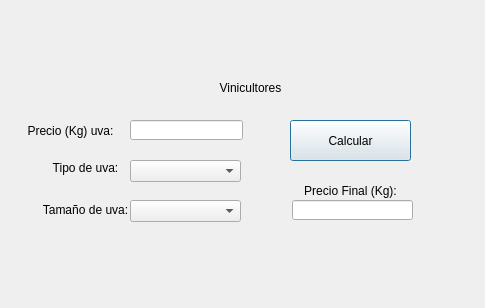
<?xml version="1.0" encoding="UTF-8"?>
<ui version="4.0">
 <class>Dialog</class>
 <widget class="QDialog" name="Dialog">
  <property name="geometry">
   <rect>
    <x>0</x>
    <y>0</y>
    <width>485</width>
    <height>308</height>
   </rect>
  </property>
  <property name="windowTitle">
   <string>Dialog</string>
  </property>
  <widget class="QComboBox" name="cb_tamano">
   <property name="geometry">
    <rect>
     <x>130</x>
     <y>200</y>
     <width>111</width>
     <height>22</height>
    </rect>
   </property>
  </widget>
  <widget class="QLabel" name="label_2">
   <property name="geometry">
    <rect>
     <x>20</x>
     <y>120</y>
     <width>101</width>
     <height>21</height>
    </rect>
   </property>
   <property name="text">
    <string>Precio (Kg) uva:</string>
   </property>
   <property name="alignment">
    <set>Qt::AlignCenter</set>
   </property>
  </widget>
  <widget class="QLineEdit" name="txt_final">
   <property name="geometry">
    <rect>
     <x>292</x>
     <y>200</y>
     <width>121</width>
     <height>20</height>
    </rect>
   </property>
   <property name="alignment">
    <set>Qt::AlignCenter</set>
   </property>
  </widget>
  <widget class="QComboBox" name="cb_tipo">
   <property name="geometry">
    <rect>
     <x>130</x>
     <y>160</y>
     <width>111</width>
     <height>22</height>
    </rect>
   </property>
  </widget>
  <widget class="QLabel" name="label_3">
   <property name="geometry">
    <rect>
     <x>300</x>
     <y>180</y>
     <width>101</width>
     <height>21</height>
    </rect>
   </property>
   <property name="text">
    <string>Precio Final (Kg):</string>
   </property>
   <property name="alignment">
    <set>Qt::AlignCenter</set>
   </property>
  </widget>
  <widget class="QLabel" name="label_4">
   <property name="geometry">
    <rect>
     <x>50</x>
     <y>160</y>
     <width>71</width>
     <height>16</height>
    </rect>
   </property>
   <property name="text">
    <string>Tipo de uva:</string>
   </property>
   <property name="alignment">
    <set>Qt::AlignCenter</set>
   </property>
  </widget>
  <widget class="QLabel" name="label">
   <property name="geometry">
    <rect>
     <x>210</x>
     <y>80</y>
     <width>81</width>
     <height>16</height>
    </rect>
   </property>
   <property name="text">
    <string>Vinicultores</string>
   </property>
   <property name="alignment">
    <set>Qt::AlignCenter</set>
   </property>
  </widget>
  <widget class="QLabel" name="label_5">
   <property name="geometry">
    <rect>
     <x>40</x>
     <y>200</y>
     <width>91</width>
     <height>20</height>
    </rect>
   </property>
   <property name="text">
    <string>Tamaño de uva:</string>
   </property>
   <property name="alignment">
    <set>Qt::AlignCenter</set>
   </property>
  </widget>
  <widget class="QPushButton" name="btn_calcular">
   <property name="geometry">
    <rect>
     <x>290</x>
     <y>120</y>
     <width>121</width>
     <height>41</height>
    </rect>
   </property>
   <property name="text">
    <string>Calcular</string>
   </property>
  </widget>
  <widget class="QLineEdit" name="txt_inicial">
   <property name="geometry">
    <rect>
     <x>130</x>
     <y>120</y>
     <width>113</width>
     <height>20</height>
    </rect>
   </property>
   <property name="alignment">
    <set>Qt::AlignCenter</set>
   </property>
  </widget>
 </widget>
 <resources/>
 <connections/>
</ui>
